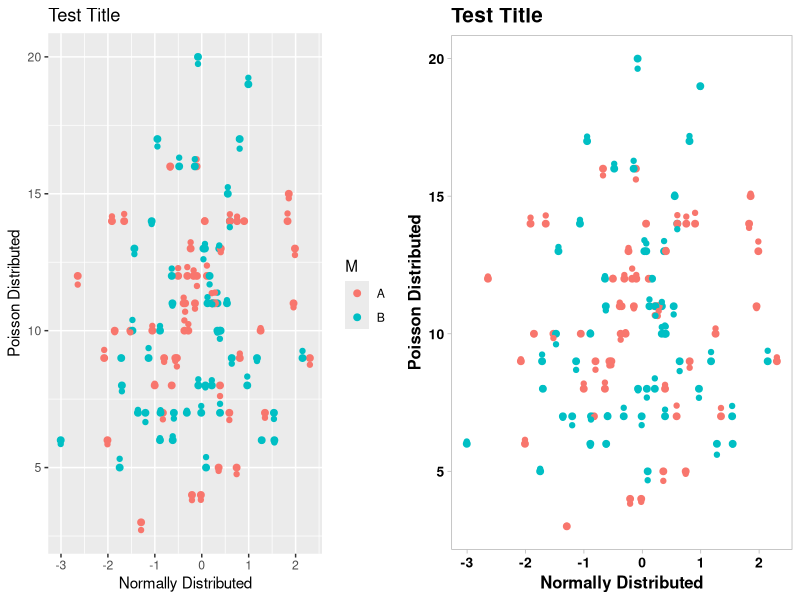
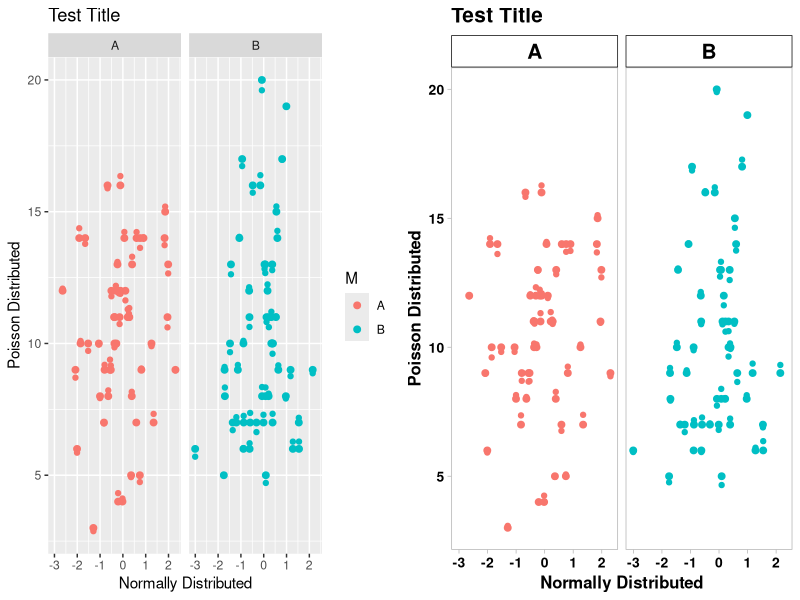
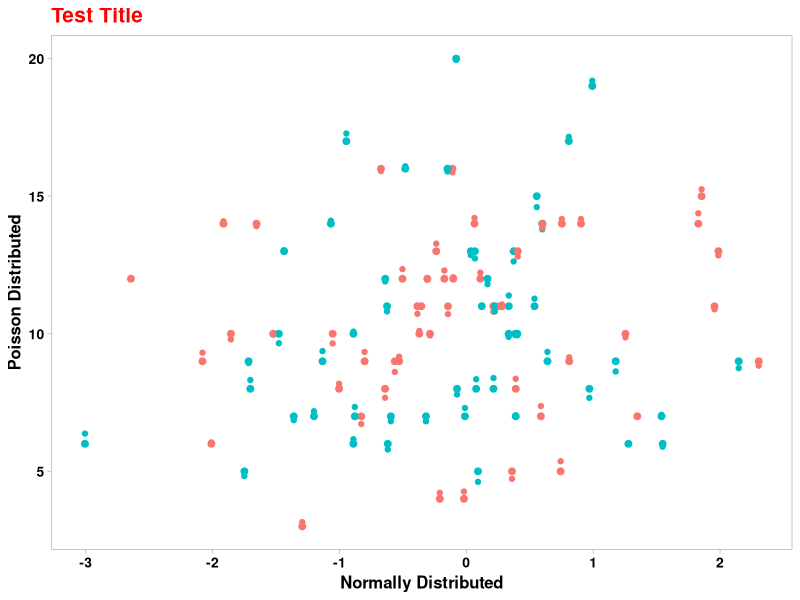
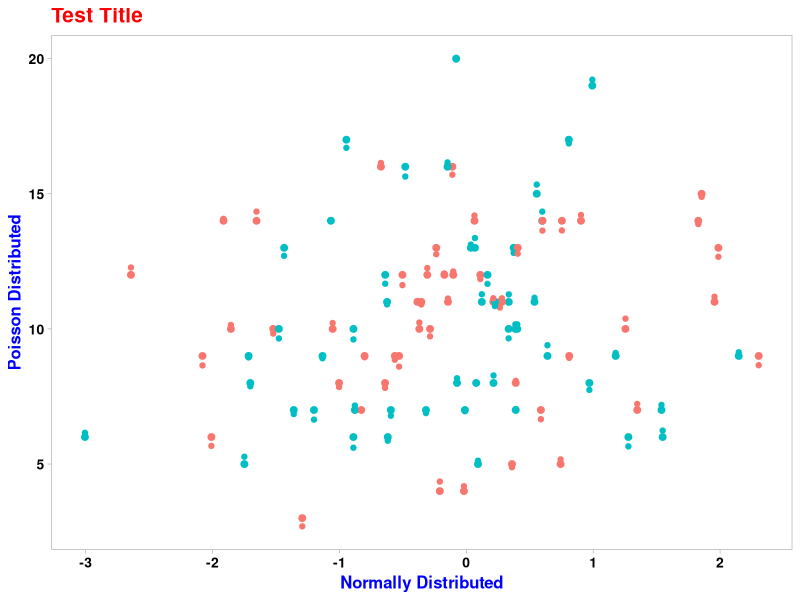

The R script that drew these images, in order:
## ---- chunk 1

library(tidyverse)
library(gridExtra)

### Master Plot Format ###

master_plot_theme <- theme_light() +
  theme(
    # large plot title
    plot.title   = element_text(color  = "black",
                                face   = "bold",
                                size   = 15,
                                family = NULL,
                                hjust  = NULL,
                                vjust  = NULL),
    # x axis label
    axis.title.x = element_text(color  = "black",
                                face   = "bold",
                                size   = 12,
                                family = NULL,
                                hjust  = NULL,
                                vjust  = NULL),
    # y axis label
    axis.title.y = element_text(color  = "black",
                                face   = "bold",
                                size   = 12,
                                family = NULL,
                                angle  = NULL,
                                hjust  = NULL,
                                vjust  = NULL),
    # x axis tick labels
    axis.text.x  = element_text(face   = "bold",
                                color  = "black",
                                size   = 10,
                                family = NULL,
                                angle  = NULL,
                                hjust  = NULL,
                                vjust  = NULL),
    # y axis tick labels
    axis.text.y  = element_text(color  = "black",
                                face   = "bold",
                                size   = 10,
                                family = NULL,
                                angle  = NULL,
                                hjust  = NULL,
                                vjust  = NULL),
    # text for facet strips
    strip.text   = element_text(color  = "black",
                                face   = "bold",
                                size   = 15,
                                family = NULL,
                                hjust  = NULL,
                                vjust  = NULL),
    # background for facet strips
    strip.background = element_rect(color    = "black",
                                    fill     = "white",
                                    linetype = "solid"),
    # major and minor gridlines; can be added back w/ element_line(...)
    panel.grid.major.x = element_blank(),
    panel.grid.major.y = element_blank(),
    panel.grid.minor.x = element_blank(),
    panel.grid.minor.y = element_blank(),
    legend.position    = "none")

## ---- chunk 2

# simulate some data
simFrame <- data_frame(
  S = rnorm(100),
  A = rpois(100, lambda = 10),
  M = rep(c("A", "B"), 50)
) %>% mutate(M = factor(M))

# without using the template
withoutFmtScatter <- ggplot(data = simFrame,
                            aes(x = S,
                                y = A,
                                color = M))  +
  geom_point(size = 2)  +
  geom_jitter()         + 
  ggtitle("Test Title") +
  labs(x = "Normally Distributed",
       y = "Poisson Distributed")

# using the template
withFmtScatter <- ggplot(data = simFrame,
                         aes(x = S,
                             y = A,
                             color = M))  +
  geom_point(size = 2)  +
  geom_jitter()         + 
  ggtitle("Test Title") +
  labs(x = "Normally Distributed",
       y = "Poisson Distributed") +
  master_plot_theme

# without using the template - faceted
withoutFmtFacet <- ggplot(data = simFrame,
                          aes(x = S,
                              y = A,
                              color = M))  +
  geom_point(size = 2)  +
  geom_jitter()         + 
  facet_wrap(M~.)       +
  ggtitle("Test Title") +
  labs(x = "Normally Distributed",
       y = "Poisson Distributed")

# using the template - faceted
withFmtFacet <- ggplot(data = simFrame,
                       aes(x = S,
                           y = A,
                           color = M))  +
  geom_point(size = 2)  +
  geom_jitter()         + 
  facet_wrap(M~.)       +
  ggtitle("Test Title") +
  labs(x = "Normally Distributed",
       y = "Poisson Distributed") +
  master_plot_theme



## ---- chunk 3

grid.arrange(withoutFmtScatter,
             withFmtScatter,
             nrow = 1,
             ncol = 2)

## ---- chunk 4

grid.arrange(withoutFmtFacet,
             withFmtFacet,
             nrow = 1,
             ncol = 2)

## ---- chunk 5

withFmtScatter +
  theme(plot.title = element_text(color = "red"),
        axis.title = element_text(color  = "blue"))

withFmtScatter +
  theme(plot.title = element_text(color = "red"),
        axis.title.x = element_text(color  = "blue"),
        axis.title.y = element_text(color  = "blue"))

